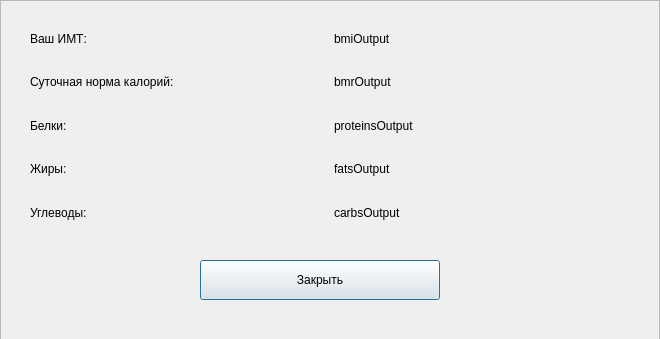
<?xml version="1.0" encoding="UTF-8"?>
<ui version="4.0">
 <class>ResultForm</class>
 <widget class="QDialog" name="ResultForm">
  <property name="geometry">
   <rect>
    <x>0</x>
    <y>0</y>
    <width>660</width>
    <height>339</height>
   </rect>
  </property>
  <property name="windowTitle">
   <string>Здоровье в цифрах</string>
  </property>
  <property name="windowIcon">
   <iconset resource="resources.qrc">
    <normaloff>:/main/img/logo.jpg</normaloff>:/main/img/logo.jpg</iconset>
  </property>
  <property name="styleSheet">
   <string notr="true"/>
  </property>
  <widget class="QFrame" name="resultFormFrame">
   <property name="geometry">
    <rect>
     <x>0</x>
     <y>0</y>
     <width>660</width>
     <height>341</height>
    </rect>
   </property>
   <property name="frameShape">
    <enum>QFrame::Shape::StyledPanel</enum>
   </property>
   <property name="frameShadow">
    <enum>QFrame::Shadow::Raised</enum>
   </property>
   <widget class="QWidget" name="gridLayoutWidget">
    <property name="geometry">
     <rect>
      <x>30</x>
      <y>20</y>
      <width>601</width>
      <height>211</height>
     </rect>
    </property>
    <layout class="QGridLayout" name="gridLayout">
     <item row="1" column="1">
      <widget class="QLabel" name="bmrOutput">
       <property name="text">
        <string>bmrOutput</string>
       </property>
      </widget>
     </item>
     <item row="0" column="1">
      <widget class="QLabel" name="bmiOutput">
       <property name="text">
        <string>bmiOutput</string>
       </property>
      </widget>
     </item>
     <item row="5" column="1">
      <widget class="QLabel" name="carbsOutput">
       <property name="text">
        <string>carbsOutput</string>
       </property>
      </widget>
     </item>
     <item row="4" column="1">
      <widget class="QLabel" name="fatsOutput">
       <property name="text">
        <string>fatsOutput</string>
       </property>
      </widget>
     </item>
     <item row="3" column="1">
      <widget class="QLabel" name="proteinsOutput">
       <property name="text">
        <string>proteinsOutput</string>
       </property>
      </widget>
     </item>
     <item row="0" column="0">
      <widget class="QLabel" name="bmiLabel">
       <property name="text">
        <string>Ваш ИМТ:</string>
       </property>
      </widget>
     </item>
     <item row="1" column="0">
      <widget class="QLabel" name="bmrLabel">
       <property name="text">
        <string>Суточная норма калорий:</string>
       </property>
      </widget>
     </item>
     <item row="3" column="0">
      <widget class="QLabel" name="proteinsLabel">
       <property name="text">
        <string>Белки:</string>
       </property>
      </widget>
     </item>
     <item row="4" column="0">
      <widget class="QLabel" name="fatsLabel">
       <property name="text">
        <string>Жиры:</string>
       </property>
      </widget>
     </item>
     <item row="5" column="0">
      <widget class="QLabel" name="carbsLabel">
       <property name="text">
        <string>Углеводы:</string>
       </property>
      </widget>
     </item>
    </layout>
   </widget>
   <widget class="QPushButton" name="closeButton">
    <property name="geometry">
     <rect>
      <x>200</x>
      <y>260</y>
      <width>240</width>
      <height>40</height>
     </rect>
    </property>
    <property name="text">
     <string>Закрыть</string>
    </property>
   </widget>
  </widget>
 </widget>
 <resources>
  <include location="resources.qrc"/>
 </resources>
 <connections/>
</ui>
